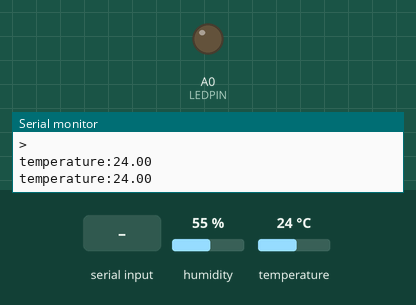
The sketch below on a simulated Arduino Uno, built with avr-gcc and run on an emulated ATmega328P. Parts: output pins drawn as LEDs (lit = HIGH), the last lines printed to the serial monitor. The test bench sets the inputs (shaded band); at power-on: humidity 55 %, temperature 24 °C.

Above: at 1.2 s.
1.3 s: "1" received over the second serial link
At 3.3 s:
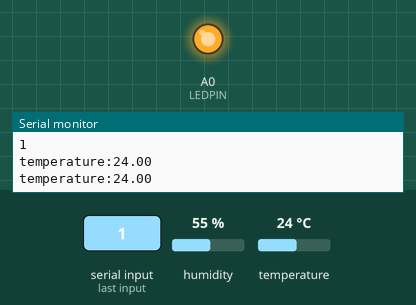
3.6 s: "0" received over the second serial link
At 4.7 s:
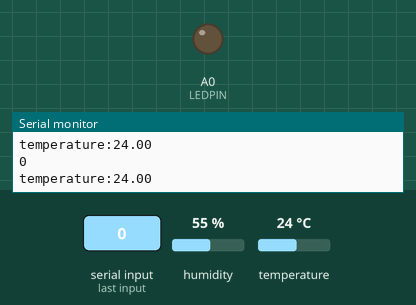
Timing chart, 0 to 6.6 s (numbered marks = the images above; inputs shaded):
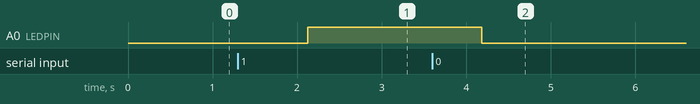

Measured:
- after the input at 1.3 s, A0 (LEDPIN): LOW → HIGH after 0.83 s
- after the input at 3.6 s, A0 (LEDPIN): HIGH → LOW after 0.58 s

The sketch:

bluetooth_gw040_01.ino
```cpp
#include <SoftwareSerial.h> //serial lib
#include <DHT11.h>    // temperature lib

#define TEST_FLG 1

#define BT_TX 4
#define BT_RX 5
#define PIN_TEMP 2

SoftwareSerial BTSerial(BT_TX, BT_RX); // ㅅTX | RX
DHT11 dht11(PIN_TEMP);

const int LEDPIN = A0;

void setup()
{
#if TEST_FLG
      Serial.begin(9600);
      Serial.println("Sketch HC-0x_FC-114_01_9600");
      Serial.println("Arduino with HC-0x FC-114 is ready");
      Serial.println("Make sure Both NL & CR are set");
      Serial.println("");
#endif
      // FC-114 default baud rate is 38400
      BTSerial.begin(9600);
      pinMode(LEDPIN, OUTPUT);

#if TEST_FLG
     // BTSerial.getUUID();
      Serial.println("BTserial started at 38400");
      Serial.println(">");
#endif


}

void loop()
{
  float fRet = 0;
  char strBuf[6]="";

  if (BTSerial.available()){ // if BT sends something

    char data = BTSerial.read();
    Serial.println(data);

    switch (data){
        case '1':                                   // 받은 데이터가 A라면
          digitalWrite(LEDPIN, HIGH);        // 해당 상태로 red led를 전환합니다.
          break;
        case '0':                                   // 받은 데이터가 A라면
          digitalWrite(LEDPIN, LOW);        // 해당 상태로 red led를 전환합니다.
          break;
        default:
          digitalWrite(LEDPIN, LOW);
          break;
    }

  } else {
    //Serial.println("BTserial disavailable!");
  }

  fRet = localtemp();

  if (fRet > 0){
    dtostrf(fRet,5,2,strBuf);
    BTSerial.write(strBuf);
  }
  delay(1000);
}

float localtemp(){
    int err;
    float temp, humi;

    if((err=dht11.read(humi, temp))==0) //온도, 습도 읽어와서 표시
    {
      Serial.print("temperature:");
      Serial.println(temp);
      return temp;
    }
    else                                //에러일 경우 처리
    {
      Serial.print("Error No :");
      Serial.println(err);
    }
    return (float)err;
}
```
